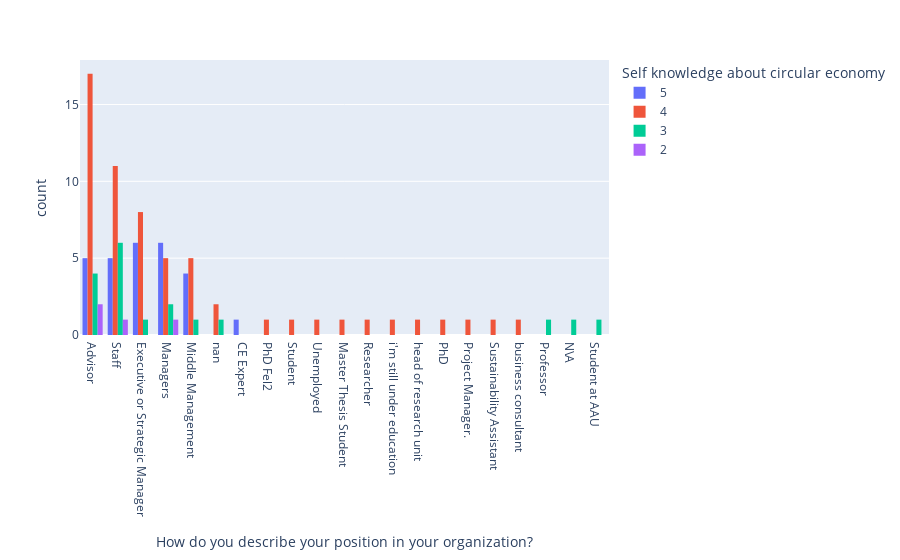

The code cell stored with this chart in its notebook:
### Code cell
import plotly.express as px

fig = px.histogram(df, x='How do you describe your position in your organization?',barmode='group',color='Self knowledge about circular economy',
                    title="",text_auto=False)
fig.update_xaxes(categoryorder="total descending")
fig.update_traces(textfont_size=12, textangle=45, textposition="outside", cliponaxis=False)
fig.show()

### Figure 1 — Plotly figure (JSON) as saved in the notebook; plotly's stock layout.template omitted (floating-point values rounded to 4 significant figures)
{"data": [{"alignmentgroup": "True", "bingroup": "x", "cliponaxis": false, "hovertemplate": "Self knowledge about circular economy=5<br>How do you describe your position in your organization?=%{x}<br>count=%{y}<extra></extra>", "legendgroup": "5", "marker": {"color": "#636efa", "pattern": {"shape": ""}}, "name": "5", "offsetgroup": "5", "orientation": "v", "showlegend": true, "textangle": 45, "textfont": {"size": 12}, "textposition": "outside", "type": "histogram", "x": ["Advisor ", "Middle Management ", "Middle Management ", "Managers", "Executive or Strategic Manager  ", "Advisor ", "Staff ", "Staff ", "Executive or Strategic Manager  ", "CE Expert", "Managers", "Executive or Strategic Manager  ", "Staff ", "Managers", "Managers", "Staff ", "Advisor ", "Advisor ", "Executive or Strategic Manager  ", "Staff ", "Middle Management ", "Managers", "Executive or Strategic Manager  ", "Middle Management ", "Advisor ", "Managers", "Executive or Strategic Manager  "], "xaxis": "x", "yaxis": "y"}, {"alignmentgroup": "True", "bingroup": "x", "cliponaxis": false, "hovertemplate": "Self knowledge about circular economy=4<br>How do you describe your position in your organization?=%{x}<br>count=%{y}<extra></extra>", "legendgroup": "4", "marker": {"color": "#EF553B", "pattern": {"shape": ""}}, "name": "4", "offsetgroup": "4", "orientation": "v", "showlegend": true, "textangle": 45, "textfont": {"size": 12}, "textposition": "outside", "type": "histogram", "x": ["PhD Fel2", "Student", "Advisor ", "Managers", "Managers", "Advisor ", "Advisor ", "Executive or Strategic Manager  ", "Executive or Strategic Manager  ", "Advisor ", "Advisor ", "Executive or Strategic Manager  ", "Unemployed", "Advisor ", "Advisor ", "Executive or Strategic Manager  ", "Managers", "Master Thesis Student", "Executive or Strategic Manager  ", "Staff ", "Researcher", "Managers", "Middle Management ", "Staff ", "Executive or Strategic Manager  ", "Advisor ", "nan", "Staff ", "i'm still under education", "Advisor ", "Middle Management ", "Middle Management ", "Middle Management ", "Middle Management ", "Advisor ", "Advisor ", "Advisor ", "Advisor ", "Staff ", "head of research unit", "Staff ", "Executive or Strategic Manager  ", "Executive or Strategic Manager  ", "Advisor ", "PhD", "Managers", "Staff ", "Advisor ", "Staff ", "Project Manager.", "Sustainability Assistant", "Advisor ", "Staff ", "nan", "Staff ", "Staff ", "Staff ", "business consultant ", "Advisor "], "xaxis": "x", "yaxis": "y"}, {"alignmentgroup": "True", "bingroup": "x", "cliponaxis": false, "hovertemplate": "Self knowledge about circular economy=3<br>How do you describe your position in your organization?=%{x}<br>count=%{y}<extra></extra>", "legendgroup": "3", "marker": {"color": "#00cc96", "pattern": {"shape": ""}}, "name": "3", "offsetgroup": "3", "orientation": "v", "showlegend": true, "textangle": 45, "textfont": {"size": 12}, "textposition": "outside", "type": "histogram", "x": ["Managers", "Professor", "nan", "Staff ", "N\\A", "Staff ", "Advisor ", "Advisor ", "Student at AAU", "Staff ", "Staff ", "Advisor ", "Staff ", "Executive or Strategic Manager  ", "Managers", "Middle Management ", "Staff ", "Advisor "], "xaxis": "x", "yaxis": "y"}, {"alignmentgroup": "True", "bingroup": "x", "cliponaxis": false, "hovertemplate": "Self knowledge about circular economy=2<br>How do you describe your position in your organization?=%{x}<br>count=%{y}<extra></extra>", "legendgroup": "2", "marker": {"color": "#ab63fa", "pattern": {"shape": ""}}, "name": "2", "offsetgroup": "2", "orientation": "v", "showlegend": true, "textangle": 45, "textfont": {"size": 12}, "textposition": "outside", "type": "histogram", "x": ["Advisor ", "Staff ", "Advisor ", "Managers"], "xaxis": "x", "yaxis": "y"}], "layout": {"autosize": true, "barmode": "group", "legend": {"title": {"text": "Self knowledge about circular economy"}, "tracegroupgap": 0}, "margin": {"t": 60}, "xaxis": {"anchor": "y", "autorange": true, "categoryorder": "total descending", "domain": [0, 1], "range": [-0.5, 20.5], "title": {"text": "How do you describe your position in your organization?"}, "type": "category"}, "yaxis": {"anchor": "x", "autorange": true, "domain": [0, 1], "range": [0, 17.89], "title": {"text": "count"}}}}
